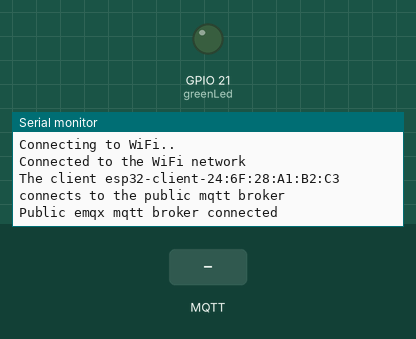
Simulated run of this sketch. Board: ESP32. Parts: output pins drawn as LEDs (lit = HIGH), the last lines printed to the serial monitor. The test bench sets the inputs (shaded band). WiFi joins after 1.5 s; servers stay silent unless stated; no MQTT or app messages arrive unless stated.

Above: at 2.7 s.
2.8 s: MQTT message "1" arrives on the first subscribed topic
At 3.5 s:
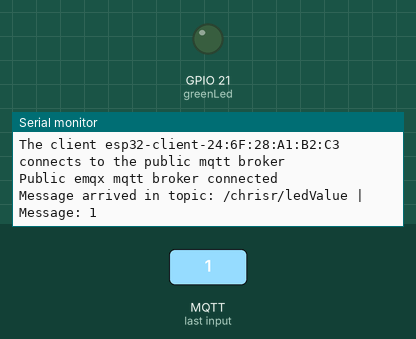
4.3 s: MQTT message "on" arrives on the first subscribed topic
At 4.6 s:
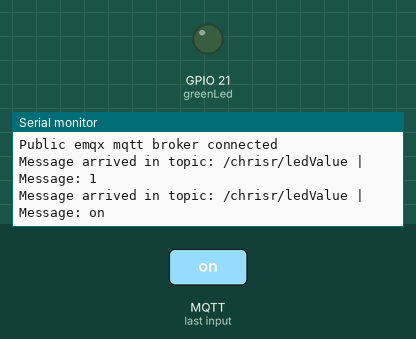
5.8 s: MQTT message "off" arrives on the first subscribed topic
At 6.9 s:
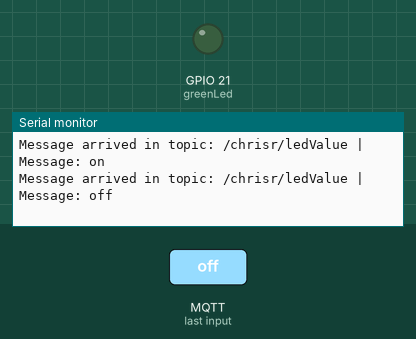

The sketch:

main.ino
```cpp
#define greenLed 21
#include "variables.h"
#include "connectToWiFi.h"
#include "connectToMqttServer.h"


void setup()
{
    Serial.begin(115200);
    pinMode(greenLed, OUTPUT);

    connectToWiFi();
    connectToMqttServer();
}

void loop()
{
    client.loop();
}
```

connectToMqttServer.h
```cpp
#include <PubSubClient.h>

PubSubClient client(espClient);

String content = "";

void callback(char *topic, byte *payload, unsigned int length)
{
    content = "";
    for (size_t i = 0; i < length; i++)
    {
        content.concat((char)payload[i]);
    }
    Serial.print("Message arrived in topic: ");
    Serial.print(topic);
    Serial.print(" | Message: ");
    Serial.println(content);

    if(content== "{\"booleanValue\":true}") digitalWrite(greenLed,HIGH);
    if(content== "{\"booleanValue\":false}") digitalWrite(greenLed,LOW);
}

void connectToMqttServer()
{
    client.setServer(mqtt_broker, mqtt_port);
    client.setCallback(callback);
    while (!client.connected())
    {
        String client_id = "esp32-client-";
        client_id += String(WiFi.macAddress());
        Serial.printf("The client %s connects to the public mqtt broker\n", client_id.c_str());
        if (client.connect(client_id.c_str(), mqtt_username, mqtt_password))
        {
            Serial.println("Public emqx mqtt broker connected");
        }
        else
        {
            Serial.print("failed with state ");
            Serial.print(client.state());
            delay(2000);
        }
    }
    client.subscribe(topic);
}
```

connectToWiFi.h
```cpp
#include <WiFi.h>

WiFiClient espClient;

void connectToWiFi()
{
    WiFi.begin(ssid, password);
    while (WiFi.status() != WL_CONNECTED)
    {
        delay(500);
        Serial.println("Connecting to WiFi..");
    }
    Serial.println("Connected to the WiFi network");
}
```

variables.example.h
```cpp
const char *mqtt_broker = "test.mosquitto.org";
const char *topic = "/chrisr/ledValue";
const char *mqtt_username = "";
const char *mqtt_password = "";
const int mqtt_port = 1883;

const char *ssid = "INFINITUM";     // Enter your WiFi name
const char *password = "WifiPass2"; // Enter WiFi password
```

Measured:
- after the input at 2.8 s, the serial monitor: prints a new line at once (image 1)
- after the input at 4.3 s, the serial monitor: prints a new line at once (image 2)
- after the input at 5.8 s, the serial monitor: prints a new line at once (image 3)
